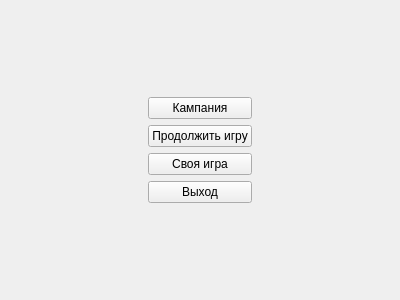
<?xml version="1.0" encoding="UTF-8"?>
<ui version="4.0">
 <class>MenuForm</class>
 <widget class="QWidget" name="MenuForm">
  <property name="geometry">
   <rect>
    <x>0</x>
    <y>0</y>
    <width>400</width>
    <height>300</height>
   </rect>
  </property>
  <property name="sizePolicy">
   <sizepolicy hsizetype="Expanding" vsizetype="Expanding">
    <horstretch>0</horstretch>
    <verstretch>0</verstretch>
   </sizepolicy>
  </property>
  <property name="windowTitle">
   <string>Form</string>
  </property>
  <layout class="QGridLayout" name="gridLayout">
   <item row="0" column="0">
    <widget class="QWidget" name="centralWidget" native="true">
     <property name="sizePolicy">
      <sizepolicy hsizetype="Expanding" vsizetype="Expanding">
       <horstretch>0</horstretch>
       <verstretch>0</verstretch>
      </sizepolicy>
     </property>
     <layout class="QGridLayout" name="gridLayout_2">
      <item row="0" column="0">
       <layout class="QGridLayout" name="gridLayout_3">
        <item row="0" column="0">
         <spacer name="horizontalSpacer">
          <property name="orientation">
           <enum>Qt::Horizontal</enum>
          </property>
          <property name="sizeHint" stdset="0">
           <size>
            <width>38</width>
            <height>17</height>
           </size>
          </property>
         </spacer>
        </item>
        <item row="0" column="1">
         <layout class="QVBoxLayout" name="verticalLayout">
          <item>
           <spacer name="verticalSpacer">
            <property name="orientation">
             <enum>Qt::Vertical</enum>
            </property>
            <property name="sizeHint" stdset="0">
             <size>
              <width>20</width>
              <height>40</height>
             </size>
            </property>
           </spacer>
          </item>
          <item>
           <widget class="QPushButton" name="campaign">
            <property name="text">
             <string>Кампания</string>
            </property>
           </widget>
          </item>
          <item>
           <widget class="QPushButton" name="continueGame">
            <property name="text">
             <string>Продолжить игру</string>
            </property>
           </widget>
          </item>
          <item>
           <widget class="QPushButton" name="gameWithSetting">
            <property name="text">
             <string>Своя игра</string>
            </property>
           </widget>
          </item>
          <item>
           <widget class="QPushButton" name="exit">
            <property name="text">
             <string>Выход</string>
            </property>
           </widget>
          </item>
          <item>
           <spacer name="verticalSpacer_2">
            <property name="orientation">
             <enum>Qt::Vertical</enum>
            </property>
            <property name="sizeHint" stdset="0">
             <size>
              <width>20</width>
              <height>40</height>
             </size>
            </property>
           </spacer>
          </item>
         </layout>
        </item>
        <item row="0" column="2">
         <spacer name="horizontalSpacer_2">
          <property name="orientation">
           <enum>Qt::Horizontal</enum>
          </property>
          <property name="sizeHint" stdset="0">
           <size>
            <width>40</width>
            <height>20</height>
           </size>
          </property>
         </spacer>
        </item>
       </layout>
      </item>
     </layout>
    </widget>
   </item>
  </layout>
 </widget>
 <resources/>
 <connections>
  <connection>
   <sender>campaign</sender>
   <signal>clicked()</signal>
   <receiver>MenuForm</receiver>
   <slot>hide()</slot>
   <hints>
    <hint type="sourcelabel">
     <x>210</x>
     <y>116</y>
    </hint>
    <hint type="destinationlabel">
     <x>706</x>
     <y>93</y>
    </hint>
   </hints>
  </connection>
  <connection>
   <sender>gameWithSetting</sender>
   <signal>clicked()</signal>
   <receiver>MenuForm</receiver>
   <slot>hide()</slot>
   <hints>
    <hint type="sourcelabel">
     <x>205</x>
     <y>150</y>
    </hint>
    <hint type="destinationlabel">
     <x>424</x>
     <y>171</y>
    </hint>
   </hints>
  </connection>
 </connections>
</ui>
